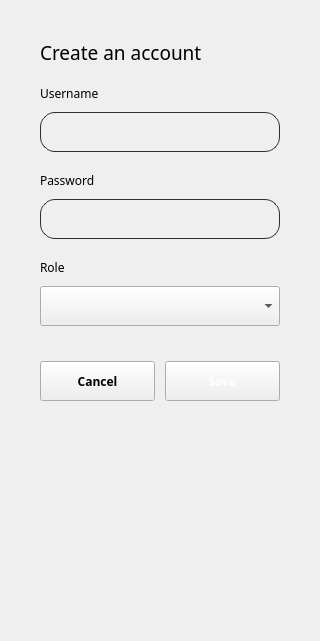
                       <widget class="QWidget" name="page_accounts_add">
                        <layout class="QGridLayout" name="gridLayout_3">
                         <property name="leftMargin">
                          <number>0</number>
                         </property>
                         <property name="topMargin">
                          <number>0</number>
                         </property>
                         <property name="rightMargin">
                          <number>0</number>
                         </property>
                         <property name="bottomMargin">
                          <number>0</number>
                         </property>
                         <property name="spacing">
                          <number>0</number>
                         </property>
                         <item row="0" column="0" alignment="Qt::AlignTop">
                          <widget class="QWidget" name="widget_accounts_add" native="true">
                           <layout class="QVBoxLayout" name="verticalLayout_10">
                            <property name="spacing">
                             <number>20</number>
                            </property>
                            <property name="leftMargin">
                             <number>40</number>
                            </property>
                            <property name="topMargin">
                             <number>40</number>
                            </property>
                            <property name="rightMargin">
                             <number>40</number>
                            </property>
                            <property name="bottomMargin">
                             <number>40</number>
                            </property>
                            <item>
                             <widget class="QLabel" name="label_14">
                              <property name="minimumSize">
                               <size>
                                <width>0</width>
                                <height>25</height>
                               </size>
                              </property>
                              <property name="maximumSize">
                               <size>
                                <width>16777215</width>
                                <height>25</height>
                               </size>
                              </property>
                              <property name="font">
                               <font>
                                <family>Hauora ExtraBold</family>
                                <pointsize>14</pointsize>
                               </font>
                              </property>
                              <property name="text">
                               <string>Create an account</string>
                              </property>
                             </widget>
                            </item>
                            <item>
                             <widget class="QWidget" name="widget_3" native="true">
                              <property name="maximumSize">
                               <size>
                                <width>16777215</width>
                                <height>67</height>
                               </size>
                              </property>
                              <layout class="QVBoxLayout" name="verticalLayout_12">
                               <property name="spacing">
                                <number>10</number>
                               </property>
                               <property name="leftMargin">
                                <number>0</number>
                               </property>
                               <property name="topMargin">
                                <number>0</number>
                               </property>
                               <property name="rightMargin">
                                <number>0</number>
                               </property>
                               <property name="bottomMargin">
                                <number>0</number>
                               </property>
                               <item>
                                <widget class="QLabel" name="label_16">
                                 <property name="minimumSize">
                                  <size>
                                   <width>0</width>
                                   <height>17</height>
                                  </size>
                                 </property>
                                 <property name="maximumSize">
                                  <size>
                                   <width>16777215</width>
                                   <height>17</height>
                                  </size>
                                 </property>
                                 <property name="font">
                                  <font>
                                   <family>Hauora</family>
                                   <pointsize>9</pointsize>
                                  </font>
                                 </property>
                                 <property name="text">
                                  <string>Username</string>
                                 </property>
                                </widget>
                               </item>
                               <item>
                                <widget class="QLineEdit" name="lineEdit_accounts_username_add">
                                 <property name="minimumSize">
                                  <size>
                                   <width>240</width>
                                   <height>40</height>
                                  </size>
                                 </property>
                                 <property name="maximumSize">
                                  <size>
                                   <width>400</width>
                                   <height>40</height>
                                  </size>
                                 </property>
                                 <property name="font">
                                  <font>
                                   <family>Hauora</family>
                                   <pointsize>9</pointsize>
                                  </font>
                                 </property>
                                 <property name="styleSheet">
                                  <string notr="true">border-radius: 15px;
background-color: rgba(0,0,0,0);
border: 1px solid rgb(45, 45, 45);
padding-top: 4px;
padding-bottom: 4px;
padding-left: 8px;
padding-right: 8px;

</string>
                                 </property>
                                 <property name="text">
                                  <string/>
                                 </property>
                                </widget>
                               </item>
                              </layout>
                             </widget>
                            </item>
                            <item>
                             <widget class="QWidget" name="widget_4" native="true">
                              <property name="maximumSize">
                               <size>
                                <width>16777215</width>
                                <height>67</height>
                               </size>
                              </property>
                              <layout class="QVBoxLayout" name="verticalLayout_14">
                               <property name="spacing">
                                <number>10</number>
                               </property>
                               <property name="leftMargin">
                                <number>0</number>
                               </property>
                               <property name="topMargin">
                                <number>0</number>
                               </property>
                               <property name="rightMargin">
                                <number>0</number>
                               </property>
                               <property name="bottomMargin">
                                <number>0</number>
                               </property>
                               <item>
                                <widget class="QLabel" name="label_17">
                                 <property name="minimumSize">
                                  <size>
                                   <width>0</width>
                                   <height>17</height>
                                  </size>
                                 </property>
                                 <property name="maximumSize">
                                  <size>
                                   <width>16777215</width>
                                   <height>17</height>
                                  </size>
                                 </property>
                                 <property name="font">
                                  <font>
                                   <family>Hauora</family>
                                   <pointsize>9</pointsize>
                                  </font>
                                 </property>
                                 <property name="text">
                                  <string>Password</string>
                                 </property>
                                </widget>
                               </item>
                               <item>
                                <widget class="QLineEdit" name="lineEdit_accounts_password_add">
                                 <property name="minimumSize">
                                  <size>
                                   <width>240</width>
                                   <height>40</height>
                                  </size>
                                 </property>
                                 <property name="maximumSize">
                                  <size>
                                   <width>400</width>
                                   <height>40</height>
                                  </size>
                                 </property>
                                 <property name="font">
                                  <font>
                                   <family>Hauora</family>
                                   <pointsize>9</pointsize>
                                  </font>
                                 </property>
                                 <property name="styleSheet">
                                  <string notr="true">border-radius: 15px;
background-color: rgba(0,0,0,0);
border: 1px solid rgb(45, 45, 45);
padding-top: 4px;
padding-bottom: 4px;
padding-left: 8px;
padding-right: 8px;

</string>
                                 </property>
                                 <property name="text">
                                  <string/>
                                 </property>
                                </widget>
                               </item>
                              </layout>
                             </widget>
                            </item>
                            <item>
                             <widget class="QWidget" name="widget_5" native="true">
                              <property name="maximumSize">
                               <size>
                                <width>16777215</width>
                                <height>67</height>
                               </size>
                              </property>
                              <layout class="QVBoxLayout" name="verticalLayout_15">
                               <property name="spacing">
                                <number>10</number>
                               </property>
                               <property name="leftMargin">
                                <number>0</number>
                               </property>
                               <property name="topMargin">
                                <number>0</number>
                               </property>
                               <property name="rightMargin">
                                <number>0</number>
                               </property>
                               <property name="bottomMargin">
                                <number>0</number>
                               </property>
                               <item>
                                <widget class="QLabel" name="label_19">
                                 <property name="minimumSize">
                                  <size>
                                   <width>0</width>
                                   <height>17</height>
                                  </size>
                                 </property>
                                 <property name="maximumSize">
                                  <size>
                                   <width>16777215</width>
                                   <height>17</height>
                                  </size>
                                 </property>
                                 <property name="font">
                                  <font>
                                   <family>Hauora</family>
                                   <pointsize>9</pointsize>
                                  </font>
                                 </property>
                                 <property name="text">
                                  <string>Role</string>
                                 </property>
                                </widget>
                               </item>
                               <item>
                                <widget class="QComboBox" name="comboBox_accounts_role_add">
                                 <property name="minimumSize">
                                  <size>
                                   <width>240</width>
                                   <height>40</height>
                                  </size>
                                 </property>
                                 <property name="maximumSize">
                                  <size>
                                   <width>400</width>
                                   <height>40</height>
                                  </size>
                                 </property>
                                 <property name="font">
                                  <font>
                                   <family>Hauora</family>
                                   <pointsize>9</pointsize>
                                  </font>
                                 </property>
                                 <property name="styleSheet">
                                  <string notr="true"/>
                                 </property>
                                 <property name="editable">
                                  <bool>false</bool>
                                 </property>
                                </widget>
                               </item>
                              </layout>
                             </widget>
                            </item>
                            <item>
                             <widget class="QWidget" name="widget_accounts_actions_add" native="true">
                              <property name="minimumSize">
                               <size>
                                <width>210</width>
                                <height>0</height>
                               </size>
                              </property>
                              <property name="maximumSize">
                               <size>
                                <width>400</width>
                                <height>55</height>
                               </size>
                              </property>
                              <layout class="QHBoxLayout" name="horizontalLayout_6">
                               <property name="spacing">
                                <number>10</number>
                               </property>
                               <property name="leftMargin">
                                <number>0</number>
                               </property>
                               <property name="topMargin">
                                <number>15</number>
                               </property>
                               <property name="rightMargin">
                                <number>0</number>
                               </property>
                               <property name="bottomMargin">
                                <number>0</number>
                               </property>
                               <item>
                                <widget class="QPushButton" name="pushButton_accounts_add_cancel">
                                 <property name="minimumSize">
                                  <size>
                                   <width>100</width>
                                   <height>40</height>
                                  </size>
                                 </property>
                                 <property name="maximumSize">
                                  <size>
                                   <width>195</width>
                                   <height>40</height>
                                  </size>
                                 </property>
                                 <property name="font">
                                  <font>
                                   <family>Hauora</family>
                                   <pointsize>9</pointsize>
                                   <bold>true</bold>
                                  </font>
                                 </property>
                                 <property name="cursor">
                                  <cursorShape>ArrowCursor</cursorShape>
                                 </property>
                                 <property name="layoutDirection">
                                  <enum>Qt::LeftToRight</enum>
                                 </property>
                                 <property name="styleSheet">
                                  <string notr="true"/>
                                 </property>
                                 <property name="text">
                                  <string>Cancel</string>
                                 </property>
                                 <property name="iconSize">
                                  <size>
                                   <width>30</width>
                                   <height>30</height>
                                  </size>
                                 </property>
                                 <property name="checkable">
                                  <bool>true</bool>
                                 </property>
                                 <property name="autoExclusive">
                                  <bool>true</bool>
                                 </property>
                                 <attribute name="buttonGroup">
                                  <string notr="true">buttonGroup_accounts_add</string>
                                 </attribute>
                                </widget>
                               </item>
                               <item>
                                <widget class="QPushButton" name="pushButton_accounts_add_save">
                                 <property name="minimumSize">
                                  <size>
                                   <width>100</width>
                                   <height>40</height>
                                  </size>
                                 </property>
                                 <property name="maximumSize">
                                  <size>
                                   <width>195</width>
                                   <height>40</height>
                                  </size>
                                 </property>
                                 <property name="font">
                                  <font>
                                   <family>Hauora</family>
                                   <pointsize>9</pointsize>
                                   <bold>true</bold>
                                  </font>
                                 </property>
                                 <property name="cursor">
                                  <cursorShape>ArrowCursor</cursorShape>
                                 </property>
                                 <property name="layoutDirection">
                                  <enum>Qt::LeftToRight</enum>
                                 </property>
                                 <property name="styleSheet">
                                  <string notr="true">color: rgb(255, 255, 255);</string>
                                 </property>
                                 <property name="text">
                                  <string>Save</string>
                                 </property>
                                 <property name="iconSize">
                                  <size>
                                   <width>30</width>
                                   <height>30</height>
                                  </size>
                                 </property>
                                 <property name="checkable">
                                  <bool>true</bool>
                                 </property>
                                 <property name="autoExclusive">
                                  <bool>true</bool>
                                 </property>
                                 <attribute name="buttonGroup">
                                  <string notr="true">buttonGroup_accounts_add</string>
                                 </attribute>
                                </widget>
                               </item>
                              </layout>
                             </widget>
                            </item>
                            <item>
                             <spacer name="verticalSpacer_20">
                              <property name="orientation">
                               <enum>Qt::Vertical</enum>
                              </property>
                              <property name="sizeType">
                               <enum>QSizePolicy::Fixed</enum>
                              </property>
                              <property name="sizeHint" stdset="0">
                               <size>
                                <width>20</width>
                                <height>200</height>
                               </size>
                              </property>
                             </spacer>
                            </item>
                           </layout>
                          </widget>
                         </item>
                        </layout>
                       </widget>
